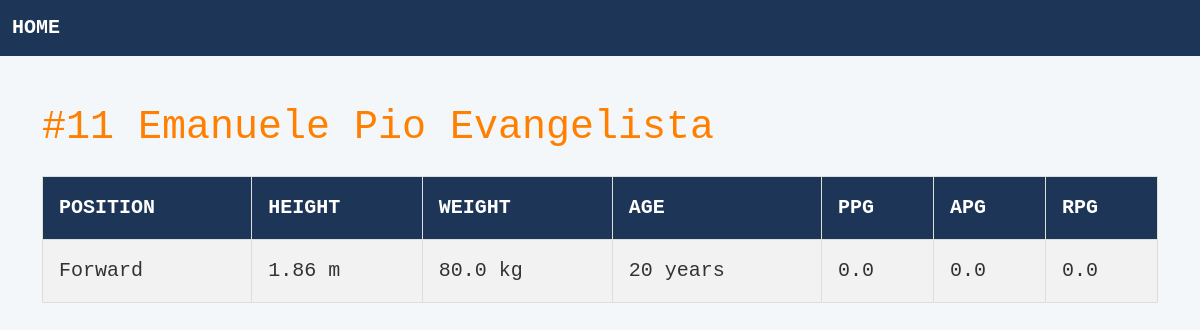
The app's page /player/5 with its own data.
### tables this page shows
CREATE TABLE players (
    id INTEGER PRIMARY KEY AUTOINCREMENT,
    name VARCHAR(255),
    jersey INTEGER,
    position VARCHAR(255),
    height REAL,
    weight REAL,
    age INTEGER,
    ppg REAL DEFAULT 0,
    rpg REAL DEFAULT 0,
    apg REAL DEFAULT 0,
    fpg REAL DEFAULT 0
);

### app.py (the view)
@app.route("/player/<int:id>")
def get_player(id):
    connection = get_connection()
    if connection:
        cursor = connection.cursor()
        cursor.execute("SELECT * FROM players WHERE id = ?", (id,))
        player = cursor.fetchone()
        connection.close()
        if player:
            return render_template("player.html", player=player)
        else:
            return {"error": "Player not found"}, 404
    else:
        return {"error": "Database error"}, 500

### app.py (called while the page is built)
def get_connection():
    connection = sqlite3.connect("data/database.db")
    connection.row_factory = sqlite3.Row
    return connection

### templates/player.html
{% extends "base.html" %} {% block content %}
<div class="container mt-5">
  <h1 class="text-left mb-4" style="color: #ff7f00">
    #{{ player['jersey'] }} {{ player['name'] }}
  </h1>
  <div class="player-info">
    <table class="table table-bordered table-striped table-hover">
      <thead class="bg-dark text-white">
        <tr>
          <th>POSITION</th>
          <th>HEIGHT</th>
          <th>WEIGHT</th>
          <th>AGE</th>
          <th>PPG</th>
          <th>APG</th>
          <th>RPG</th>
        </tr>
      </thead>
      <tbody>
        <tr>
          <td>{{ player['position'] }}</td>
          <td>{{ player['height'] }} m</td>
          <td>{{ player['weight'] }} kg</td>
          <td>{{ player['age'] }} years</td>
          <td>{{ player['ppg'] }}</td>
          <td>{{ player['apg'] }}</td>
          <td>{{ player['rpg'] }}</td>
        </tr>
      </tbody>
    </table>
  </div>
</div>
{% endblock %}

### static/styles.css (style rules this page uses)
body { font-family: "Consolas", monospace; font-size: 20px; background-color: #f4f7fa; color: #333; margin: 0; padding: 0; }
.player-info table { width: 100%; border-collapse: collapse; }
.player-info th, .player-info td { text-align: left; padding: 16px; border: 1px solid #ddd; }
.player-info th { background-color: #1d3557; color: white; }
.player-info td { color: #333; }

### records on screen
players: jersey "11", name "Emanuele Pio Evangelista", position "Forward", height "1.86", weight "80.0", age "20", ppg "0.0", apg "0.0", rpg "0.0"
